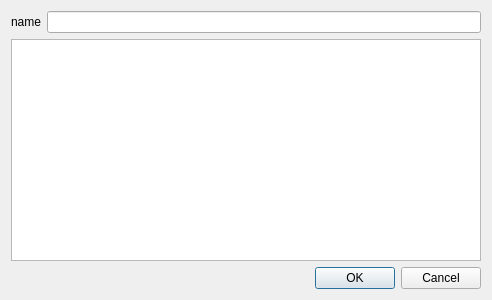
<?xml version="1.0" encoding="UTF-8"?>
<ui version="4.0">
 <class>CDlgSection</class>
 <widget class="QDialog" name="CDlgSection">
  <property name="geometry">
   <rect>
    <x>0</x>
    <y>0</y>
    <width>492</width>
    <height>300</height>
   </rect>
  </property>
  <property name="windowTitle">
   <string>Dialog</string>
  </property>
  <layout class="QGridLayout" name="gridLayout">
   <item row="0" column="0">
    <widget class="QLabel" name="label">
     <property name="text">
      <string>name</string>
     </property>
    </widget>
   </item>
   <item row="0" column="1">
    <widget class="QLineEdit" name="eName"/>
   </item>
   <item row="1" column="0" colspan="2">
    <widget class="QPlainTextEdit" name="eContent"/>
   </item>
   <item row="2" column="1">
    <widget class="QDialogButtonBox" name="buttonBox">
     <property name="orientation">
      <enum>Qt::Horizontal</enum>
     </property>
     <property name="standardButtons">
      <set>QDialogButtonBox::Cancel|QDialogButtonBox::Ok</set>
     </property>
    </widget>
   </item>
  </layout>
 </widget>
 <resources/>
 <connections>
  <connection>
   <sender>buttonBox</sender>
   <signal>accepted()</signal>
   <receiver>CDlgSection</receiver>
   <slot>accept()</slot>
   <hints>
    <hint type="sourcelabel">
     <x>248</x>
     <y>254</y>
    </hint>
    <hint type="destinationlabel">
     <x>157</x>
     <y>274</y>
    </hint>
   </hints>
  </connection>
  <connection>
   <sender>buttonBox</sender>
   <signal>rejected()</signal>
   <receiver>CDlgSection</receiver>
   <slot>reject()</slot>
   <hints>
    <hint type="sourcelabel">
     <x>316</x>
     <y>260</y>
    </hint>
    <hint type="destinationlabel">
     <x>286</x>
     <y>274</y>
    </hint>
   </hints>
  </connection>
 </connections>
</ui>
